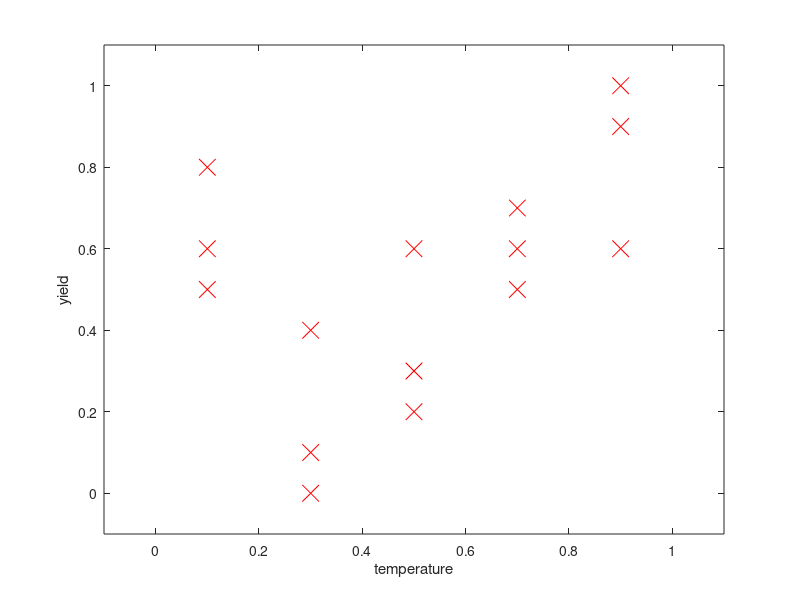

This figure's MATLAB source: (Note: this script raises an error after producing the figure.)

x = [0.1,0.1,0.1,0.3,0.3,0.3,0.5,0.5,0.5,0.7,0.7,0.7,0.9,0.9,0.9];
y = [0.8,0.5,0.6,0.1,0.4,0,0.3,0.6,0.2,0.6,0.7,0.5,0.9,1,0.6];

figure()
plot(x, y ,'rx', 'MarkerSize',12)
axis([-0.1, 1.1, -0.1, 1.1])
xlabel('temperature')
ylabel('yield')
mypdf('./../img/regress_motivation')


x = [0.125 0.625;0.375 1;0.875 0.875;1 0.625;0.75 0.125;0.625 0.625;0.625 0.375;0.375 0.375;0.375 0;0.125 0.125];
y = [0,0,0,0,0,1,1,1,1,1];

figure()
ind = find(y == 0);
plot(x(ind, 1), x(ind, 2), 'ro')
hold on
ind = find(y == 1);
plot(x(ind, 1), x(ind, 2), 'bx')
axis([-0.1, 1.1,-0.1,1.1]);
xlabel('longitude')
ylabel('latitude')
mypdf('./../img/classification_motivation')